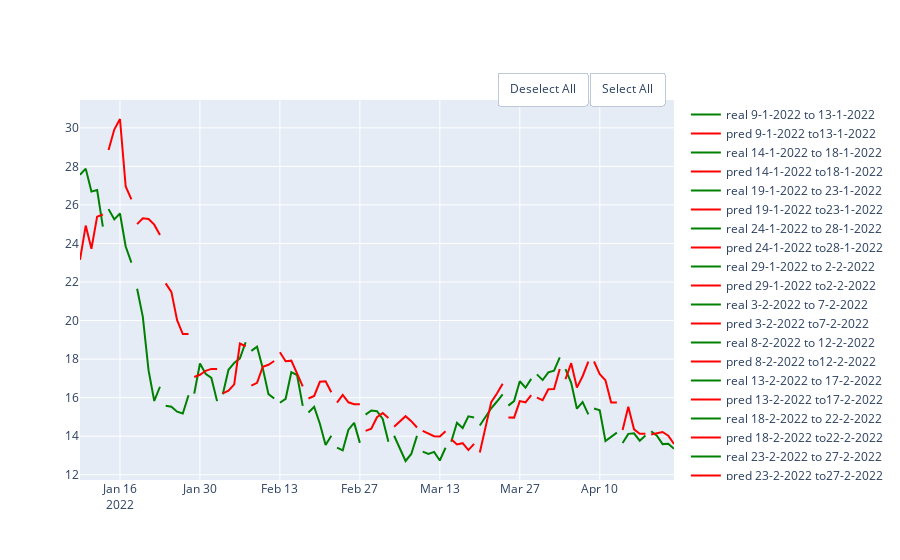

Notebook source saved alongside this figure:
### Code cell
rf_final = RandomForestRegressor(random_state=10,criterion='mse', max_depth=5, max_features='auto', n_estimators=20)
df = pd.DataFrame(columns = ['MAE', 'MSE','RMSE', 'R2'], index = ['final'])
show_results(df, df_link,'close',100,5, rf_final)

### Figure 1 — Plotly figure (JSON) as saved in the notebook; plotly's stock layout.template omitted (floating-point values rounded to 4 significant figures)
{"data": [{"line": {"color": "green"}, "mode": "lines", "name": "real 9-1-2022 to 13-1-2022", "type": "scatter", "x": ["2022-01-09T00:00:00", "2022-01-10T00:00:00", "2022-01-11T00:00:00", "2022-01-12T00:00:00", "2022-01-13T00:00:00"], "y": [27.57, 27.88, 26.69, 26.78, 24.87]}, {"line": {"color": "red"}, "mode": "lines", "name": "pred 9-1-2022 to13-1-2022", "type": "scatter", "x": ["2022-01-09T00:00:00", "2022-01-10T00:00:00", "2022-01-11T00:00:00", "2022-01-12T00:00:00", "2022-01-13T00:00:00"], "y": [23.15, 24.93, 23.73, 25.39, 25.51]}, {"line": {"color": "green"}, "mode": "lines", "name": "real 14-1-2022 to 18-1-2022", "type": "scatter", "x": ["2022-01-14T00:00:00", "2022-01-15T00:00:00", "2022-01-16T00:00:00", "2022-01-17T00:00:00", "2022-01-18T00:00:00"], "y": [25.78, 25.25, 25.55, 23.84, 23.0]}, {"line": {"color": "red"}, "mode": "lines", "name": "pred 14-1-2022 to18-1-2022", "type": "scatter", "x": ["2022-01-14T00:00:00", "2022-01-15T00:00:00", "2022-01-16T00:00:00", "2022-01-17T00:00:00", "2022-01-18T00:00:00"], "y": [28.84, 29.91, 30.46, 26.96, 26.29]}, {"line": {"color": "green"}, "mode": "lines", "name": "real 19-1-2022 to 23-1-2022", "type": "scatter", "x": ["2022-01-19T00:00:00", "2022-01-20T00:00:00", "2022-01-21T00:00:00", "2022-01-22T00:00:00", "2022-01-23T00:00:00"], "y": [21.65, 20.2, 17.43, 15.83, 16.57]}, {"line": {"color": "red"}, "mode": "lines", "name": "pred 19-1-2022 to23-1-2022", "type": "scatter", "x": ["2022-01-19T00:00:00", "2022-01-20T00:00:00", "2022-01-21T00:00:00", "2022-01-22T00:00:00", "2022-01-23T00:00:00"], "y": [25.0, 25.3, 25.27, 24.98, 24.44]}, {"line": {"color": "green"}, "mode": "lines", "name": "real 24-1-2022 to 28-1-2022", "type": "scatter", "x": ["2022-01-24T00:00:00", "2022-01-25T00:00:00", "2022-01-26T00:00:00", "2022-01-27T00:00:00", "2022-01-28T00:00:00"], "y": [15.58, 15.53, 15.27, 15.18, 16.12]}, {"line": {"color": "red"}, "mode": "lines", "name": "pred 24-1-2022 to28-1-2022", "type": "scatter", "x": ["2022-01-24T00:00:00", "2022-01-25T00:00:00", "2022-01-26T00:00:00", "2022-01-27T00:00:00", "2022-01-28T00:00:00"], "y": [21.93, 21.49, 20.02, 19.3, 19.3]}, {"line": {"color": "green"}, "mode": "lines", "name": "real 29-1-2022 to 2-2-2022", "type": "scatter", "x": ["2022-01-29T00:00:00", "2022-01-30T00:00:00", "2022-01-31T00:00:00", "2022-02-01T00:00:00", "2022-02-02T00:00:00"], "y": [16.21, 17.77, 17.24, 17.02, 15.82]}, {"line": {"color": "red"}, "mode": "lines", "name": "pred 29-1-2022 to2-2-2022", "type": "scatter", "x": ["2022-01-29T00:00:00", "2022-01-30T00:00:00", "2022-01-31T00:00:00", "2022-02-01T00:00:00", "2022-02-02T00:00:00"], "y": [17.07, 17.19, 17.39, 17.49, 17.49]}, {"line": {"color": "green"}, "mode": "lines", "name": "real 3-2-2022 to 7-2-2022", "type": "scatter", "x": ["2022-02-03T00:00:00", "2022-02-04T00:00:00", "2022-02-05T00:00:00", "2022-02-06T00:00:00", "2022-02-07T00:00:00"], "y": [16.18, 17.45, 17.8, 18.04, 18.88]}, {"line": {"color": "red"}, "mode": "lines", "name": "pred 3-2-2022 to7-2-2022", "type": "scatter", "x": ["2022-02-03T00:00:00", "2022-02-04T00:00:00", "2022-02-05T00:00:00", "2022-02-06T00:00:00", "2022-02-07T00:00:00"], "y": [16.22, 16.36, 16.69, 18.81, 18.67]}, {"line": {"color": "green"}, "mode": "lines", "name": "real 8-2-2022 to 12-2-2022", "type": "scatter", "x": ["2022-02-08T00:00:00", "2022-02-09T00:00:00", "2022-02-10T00:00:00", "2022-02-11T00:00:00", "2022-02-12T00:00:00"], "y": [18.43, 18.64, 17.53, 16.18, 15.95]}, {"line": {"color": "red"}, "mode": "lines", "name": "pred 8-2-2022 to12-2-2022", "type": "scatter", "x": ["2022-02-08T00:00:00", "2022-02-09T00:00:00", "2022-02-10T00:00:00", "2022-02-11T00:00:00", "2022-02-12T00:00:00"], "y": [16.62, 16.77, 17.6, 17.71, 17.9]}, {"line": {"color": "green"}, "mode": "lines", "name": "real 13-2-2022 to 17-2-2022", "type": "scatter", "x": ["2022-02-13T00:00:00", "2022-02-14T00:00:00", "2022-02-15T00:00:00", "2022-02-16T00:00:00", "2022-02-17T00:00:00"], "y": [15.74, 15.94, 17.32, 17.17, 15.57]}, {"line": {"color": "red"}, "mode": "lines", "name": "pred 13-2-2022 to17-2-2022", "type": "scatter", "x": ["2022-02-13T00:00:00", "2022-02-14T00:00:00", "2022-02-15T00:00:00", "2022-02-16T00:00:00", "2022-02-17T00:00:00"], "y": [18.36, 17.89, 17.92, 17.25, 16.58]}, {"line": {"color": "green"}, "mode": "lines", "name": "real 18-2-2022 to 22-2-2022", "type": "scatter", "x": ["2022-02-18T00:00:00", "2022-02-19T00:00:00", "2022-02-20T00:00:00", "2022-02-21T00:00:00", "2022-02-22T00:00:00"], "y": [15.23, 15.52, 14.65, 13.54, 14.03]}, {"line": {"color": "red"}, "mode": "lines", "name": "pred 18-2-2022 to22-2-2022", "type": "scatter", "x": ["2022-02-18T00:00:00", "2022-02-19T00:00:00", "2022-02-20T00:00:00", "2022-02-21T00:00:00", "2022-02-22T00:00:00"], "y": [15.96, 16.09, 16.82, 16.85, 16.28]}, {"line": {"color": "green"}, "mode": "lines", "name": "real 23-2-2022 to 27-2-2022", "type": "scatter", "x": ["2022-02-23T00:00:00", "2022-02-24T00:00:00", "2022-02-25T00:00:00", "2022-02-26T00:00:00", "2022-02-27T00:00:00"], "y": [13.41, 13.27, 14.34, 14.69, 13.65]}, {"line": {"color": "red"}, "mode": "lines", "name": "pred 23-2-2022 to27-2-2022", "type": "scatter", "x": ["2022-02-23T00:00:00", "2022-02-24T00:00:00", "2022-02-25T00:00:00", "2022-02-26T00:00:00", "2022-02-27T00:00:00"], "y": [15.74, 16.14, 15.76, 15.66, 15.66]}, {"line": {"color": "green"}, "mode": "lines", "name": "real 28-2-2022 to 4-3-2022", "type": "scatter", "x": ["2022-02-28T00:00:00", "2022-03-01T00:00:00", "2022-03-02T00:00:00", "2022-03-03T00:00:00", "2022-03-04T00:00:00"], "y": [15.12, 15.33, 15.29, 14.9, 13.71]}, {"line": {"color": "red"}, "mode": "lines", "name": "pred 28-2-2022 to4-3-2022", "type": "scatter", "x": ["2022-02-28T00:00:00", "2022-03-01T00:00:00", "2022-03-02T00:00:00", "2022-03-03T00:00:00", "2022-03-04T00:00:00"], "y": [14.27, 14.38, 14.99, 15.21, 14.94]}, {"line": {"color": "green"}, "mode": "lines", "name": "real 5-3-2022 to 9-3-2022", "type": "scatter", "x": ["2022-03-05T00:00:00", "2022-03-06T00:00:00", "2022-03-07T00:00:00", "2022-03-08T00:00:00", "2022-03-09T00:00:00"], "y": [14.02, 13.34, 12.71, 13.08, 14.02]}, {"line": {"color": "red"}, "mode": "lines", "name": "pred 5-3-2022 to9-3-2022", "type": "scatter", "x": ["2022-03-05T00:00:00", "2022-03-06T00:00:00", "2022-03-07T00:00:00", "2022-03-08T00:00:00", "2022-03-09T00:00:00"], "y": [14.49, 14.78, 15.04, 14.78, 14.45]}, {"line": {"color": "green"}, "mode": "lines", "name": "real 10-3-2022 to 14-3-2022", "type": "scatter", "x": ["2022-03-10T00:00:00", "2022-03-11T00:00:00", "2022-03-12T00:00:00", "2022-03-13T00:00:00", "2022-03-14T00:00:00"], "y": [13.2, 13.08, 13.19, 12.74, 13.4]}, {"line": {"color": "red"}, "mode": "lines", "name": "pred 10-3-2022 to14-3-2022", "type": "scatter", "x": ["2022-03-10T00:00:00", "2022-03-11T00:00:00", "2022-03-12T00:00:00", "2022-03-13T00:00:00", "2022-03-14T00:00:00"], "y": [14.28, 14.15, 14.0, 13.98, 14.26]}, {"line": {"color": "green"}, "mode": "lines", "name": "real 15-3-2022 to 19-3-2022", "type": "scatter", "x": ["2022-03-15T00:00:00", "2022-03-16T00:00:00", "2022-03-17T00:00:00", "2022-03-18T00:00:00", "2022-03-19T00:00:00"], "y": [13.71, 14.7, 14.42, 15.03, 14.98]}, {"line": {"color": "red"}, "mode": "lines", "name": "pred 15-3-2022 to19-3-2022", "type": "scatter", "x": ["2022-03-15T00:00:00", "2022-03-16T00:00:00", "2022-03-17T00:00:00", "2022-03-18T00:00:00", "2022-03-19T00:00:00"], "y": [13.84, 13.57, 13.64, 13.28, 13.6]}, {"line": {"color": "green"}, "mode": "lines", "name": "real 20-3-2022 to 24-3-2022", "type": "scatter", "x": ["2022-03-20T00:00:00", "2022-03-21T00:00:00", "2022-03-22T00:00:00", "2022-03-23T00:00:00", "2022-03-24T00:00:00"], "y": [14.55, 15.01, 15.45, 15.8, 16.17]}, {"line": {"color": "red"}, "mode": "lines", "name": "pred 20-3-2022 to24-3-2022", "type": "scatter", "x": ["2022-03-20T00:00:00", "2022-03-21T00:00:00", "2022-03-22T00:00:00", "2022-03-23T00:00:00", "2022-03-24T00:00:00"], "y": [13.15, 14.54, 15.77, 16.21, 16.72]}, {"line": {"color": "green"}, "mode": "lines", "name": "real 25-3-2022 to 29-3-2022", "type": "scatter", "x": ["2022-03-25T00:00:00", "2022-03-26T00:00:00", "2022-03-27T00:00:00", "2022-03-28T00:00:00", "2022-03-29T00:00:00"], "y": [15.58, 15.82, 16.85, 16.52, 16.97]}, {"line": {"color": "red"}, "mode": "lines", "name": "pred 25-3-2022 to29-3-2022", "type": "scatter", "x": ["2022-03-25T00:00:00", "2022-03-26T00:00:00", "2022-03-27T00:00:00", "2022-03-28T00:00:00", "2022-03-29T00:00:00"], "y": [14.97, 14.96, 15.82, 15.76, 16.13]}, {"line": {"color": "green"}, "mode": "lines", "name": "real 30-3-2022 to 3-4-2022", "type": "scatter", "x": ["2022-03-30T00:00:00", "2022-03-31T00:00:00", "2022-04-01T00:00:00", "2022-04-02T00:00:00", "2022-04-03T00:00:00"], "y": [17.21, 16.91, 17.31, 17.4, 18.09]}, {"line": {"color": "red"}, "mode": "lines", "name": "pred 30-3-2022 to3-4-2022", "type": "scatter", "x": ["2022-03-30T00:00:00", "2022-03-31T00:00:00", "2022-04-01T00:00:00", "2022-04-02T00:00:00", "2022-04-03T00:00:00"], "y": [16.0, 15.87, 16.44, 16.45, 17.49]}, {"line": {"color": "green"}, "mode": "lines", "name": "real 4-4-2022 to 8-4-2022", "type": "scatter", "x": ["2022-04-04T00:00:00", "2022-04-05T00:00:00", "2022-04-06T00:00:00", "2022-04-07T00:00:00", "2022-04-08T00:00:00"], "y": [17.47, 16.77, 15.43, 15.78, 15.14]}, {"line": {"color": "red"}, "mode": "lines", "name": "pred 4-4-2022 to8-4-2022", "type": "scatter", "x": ["2022-04-04T00:00:00", "2022-04-05T00:00:00", "2022-04-06T00:00:00", "2022-04-07T00:00:00", "2022-04-08T00:00:00"], "y": [16.95, 17.79, 16.52, 17.11, 17.87]}, {"line": {"color": "green"}, "mode": "lines", "name": "real 9-4-2022 to 13-4-2022", "type": "scatter", "x": ["2022-04-09T00:00:00", "2022-04-10T00:00:00", "2022-04-11T00:00:00", "2022-04-12T00:00:00", "2022-04-13T00:00:00"], "y": [15.43, 15.35, 13.75, 13.97, 14.18]}, {"line": {"color": "red"}, "mode": "lines", "name": "pred 9-4-2022 to13-4-2022", "type": "scatter", "x": ["2022-04-09T00:00:00", "2022-04-10T00:00:00", "2022-04-11T00:00:00", "2022-04-12T00:00:00", "2022-04-13T00:00:00"], "y": [17.87, 17.21, 16.9, 15.75, 15.75]}, {"line": {"color": "green"}, "mode": "lines", "name": "real 14-4-2022 to 18-4-2022", "type": "scatter", "x": ["2022-04-14T00:00:00", "2022-04-15T00:00:00", "2022-04-16T00:00:00", "2022-04-17T00:00:00", "2022-04-18T00:00:00"], "y": [13.65, 14.12, 14.15, 13.76, 14.04]}, {"line": {"color": "red"}, "mode": "lines", "name": "pred 14-4-2022 to18-4-2022", "type": "scatter", "x": ["2022-04-14T00:00:00", "2022-04-15T00:00:00", "2022-04-16T00:00:00", "2022-04-17T00:00:00", "2022-04-18T00:00:00"], "y": [14.32, 15.53, 14.36, 14.13, 14.13]}, {"line": {"color": "green"}, "mode": "lines", "name": "real 19-4-2022 to 23-4-2022", "type": "scatter", "x": ["2022-04-19T00:00:00", "2022-04-20T00:00:00", "2022-04-21T00:00:00", "2022-04-22T00:00:00", "2022-04-23T00:00:00"], "y": [14.26, 14.02, 13.59, 13.61, 13.34]}, {"line": {"color": "red"}, "mode": "lines", "name": "pred 19-4-2022 to23-4-2022", "type": "scatter", "x": ["2022-04-19T00:00:00", "2022-04-20T00:00:00", "2022-04-21T00:00:00", "2022-04-22T00:00:00", "2022-04-23T00:00:00"], "y": [14.09, 14.14, 14.22, 14.03, 13.6]}], "layout": {"updatemenus": [{"buttons": [{"args": ["visible", "legendonly"], "label": "Deselect All", "method": "restyle"}, {"args": ["visible", true], "label": "Select All", "method": "restyle"}], "direction": "left", "pad": {"r": 10, "t": 10}, "showactive": false, "type": "buttons", "x": 1, "xanchor": "right", "y": 1.1, "yanchor": "top"}]}}
